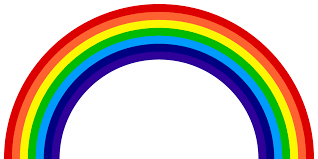
#> input picture code2/3gkr/ex_opencv/IMG/rain.png, 318 x 159 px
$ python ex_img_02.py
#> lines starting #> are read from the running program, lines starting #| are printed output that depends on the picture
'''
import cv2

image = cv2.imread("IMG/sta.jpeg", cv2.IMREAD_COLOR)


h,w,c = image.shape

print(f"HEIGHT={h}, WEIGHT={w}, CHANNEL-{c}")

cv2.imshow("STA", image)

key=cv2.waitKey(1000)
print(key)

cv2.destroyAllWindows()
'''

import cv2
import time

WIN_NAME = "image"

image = cv2.imread("IMG/rain.png", cv2.IMREAD_COLOR)
#> image is the input picture: shape (159, 318, 3); mean B, G, R 176.6, 187.5, 196.8
#image2 = cv2.imread("IMG/sta.jpeg", cv2.IMREAD_GRAYSCALE)
image2 = cv2.imread("IMG/sta.jpeg", cv2.IMREAD_COLOR)
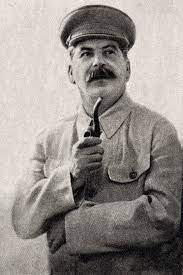
#> input picture code2/3gkr/ex_opencv/IMG/sta.jpeg, 183 x 275 px
#> image2 is the input picture: shape (275, 183, 3); mean B, G, R 140.8, 144.6, 151.4


h,w,c = image2.shape
#> h = 275; w = 183; c = 3

print(f"HEIGHT={h}, WEIGHT={w}")
#| HEIGHT=275, WEIGHT=183

#cv2.namedWindow(WIN_NAME, cv2.WINDOW_NORMAL)
#cv2.setWindowProperty(WIN_NAME, cv2.WND_PROP_FULLSCREEN, cv2.WINDOW_FULLSCREEN)

str1 = "Stalin!"
str2 = f"HEIGHT={h}, WEIGHT={w}, CHANNEL-{c}"
#> str2 = 'HEIGHT=275, WEIGHT=183, CHANNEL-3'

image3=cv2.resize(image2, None, fx=2, fy=2)
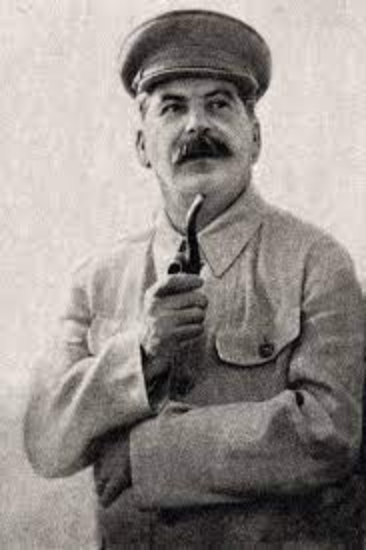
#> image3: shape (550, 366, 3); mean B, G, R 140.7, 144.5, 151.3
cv2.putText(image3, str1, (0, 200), cv2.FONT_HERSHEY_SCRIPT_SIMPLEX, 0.7, (255, 0, 0))
cv2.putText(image3, str2, (0, 230), cv2.FONT_HERSHEY_SCRIPT_SIMPLEX, 0.5, (255, 0, 0))
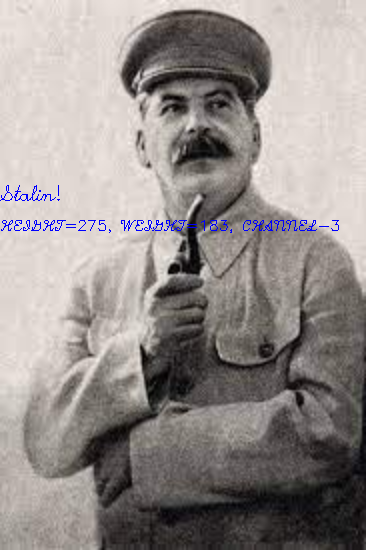
#> image3: shape (550, 366, 3); mean B, G, R 141.1, 143.5, 150.3
#cv2.resizeWindow(WIN_NAME, 400, 800)
#cv2.imshow(WIN_NAME, image3)
cv2.imshow("image", image2)

size = 1
check = True

while check:

	key=cv2.waitKey(5000)
#> (key q is pressed here)
	print(key)

	if key == ord('g'):
		cv2.imwrite(f"IMG/img_gray_copy.jpg", image1)
	elif key == ord('c'):
		cv2.imwrite(f"IMG/img_color_copy.jpg", image1)
	elif key == ord('u'):
		if size < 5:
			size = size + 0.1
		image3=cv2.resize(image2, None, fx=size, fy=size)
		cv2.imshow("image", image3)
	elif key == ord('d'):
		if size > 0.2:
			size = size - 0.1
		image3=cv2.resize(image2, None, fx=size, fy=size)
		cv2.imshow("image", image3)
	elif key == ord('q'):
		cv2.destroyAllWindows()
		check = False


'''
if key == ord('g'):
	cv2.imwrite(f"IMG/img_gray_copy.jpg", image1)
elif key == ord('c'):
	cv2.imwrite(f"IMG/img_color_copy.jpg", image1)
elif key == ord('u'):
	image3=cv2.resize(image2, None, fx=2, fy=2)
	cv2.imwrite(f"IMG/img_color_copy.jpg", image3)
elif key == ord('d'):
	image3=cv2.resize(image2, None, fx=0.5, fy=0.5)
	cv2.imwrite(f"IMG/img_color_copy.jpg", image3)
elif key == ord('q'):
	cv2.destroyAllWindows()
'''


cv2.destroyAllWindows()
